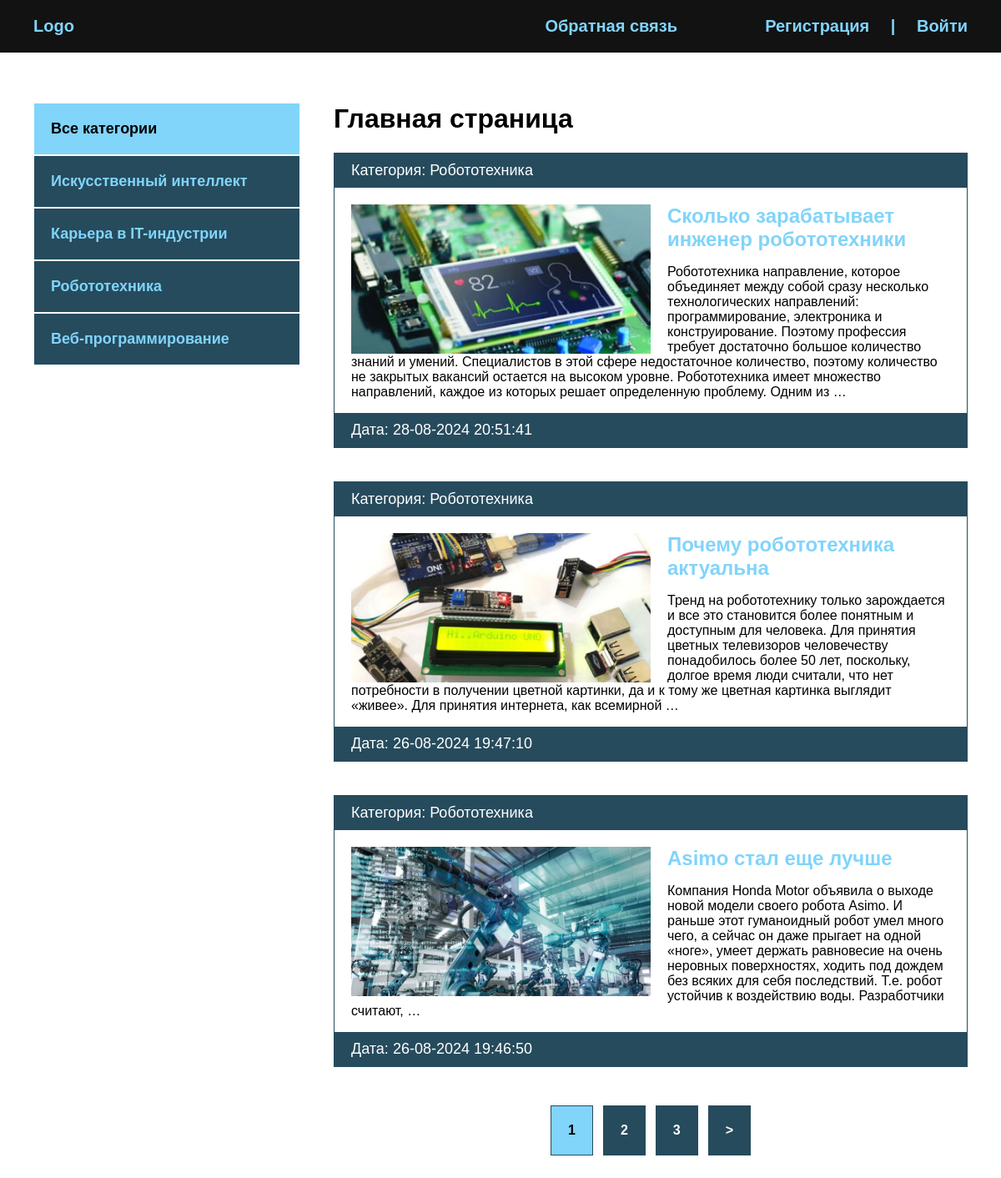
The page / on the database its author committed.
### blog/models.py (models this page shows, shortened)
class Category(models.Model):
    name = models.CharField(max_length=100, verbose_name='Категория')
    slug = models.SlugField(max_length=100, unique=True, verbose_name='URL')
    def get_absolute_url(self):
        return reverse('category', kwargs={'cat_slug': self.slug})
    def __str__(self):
        return self.name
    class Meta:
        verbose_name = "категорию"
        verbose_name_plural = 'категории'

class Blog(models.Model):
    title = models.CharField(max_length=255, verbose_name='Название')
    slug = models.SlugField(max_length=255, unique=True, verbose_name='URL')
    content = models.TextField(blank=True, verbose_name='Контент')
    photo = models.ImageField(upload_to="photo/%Y/%m/%d/", blank=True, verbose_name='Фото')
    time_created = models.DateTimeField(auto_now_add=True, verbose_name='Дата публикации')
    time_update = models.DateTimeField(auto_now=True, verbose_name='Дата обновления')
    is_published = models.BooleanField(default=True, verbose_name='Опубликовано')
    cat = models.ForeignKey('Category', on_delete=models.PROTECT, verbose_name='Категория')
    def get_absolute_url(self):
        return reverse('post', kwargs={'post_slug': self.slug})
    class Meta:
        verbose_name = "новость"
        verbose_name_plural = 'новости'
        ordering = ['-time_created']

### blog/views.py (the view)
# urls.py: path('', BlogHome.as_view(), name='index'),
class BlogHome(DataMixin, ListView):
    model = Blog
    template_name = "blog/index.html"
    context_object_name = 'posts'
    def get_context_data(self, *, object_list=None, **kwargs):
        context = super().get_context_data(**kwargs)
        c_def = self.get_user_context(title="Главная страница")
        return dict(list(context.items()) + list(c_def.items()))
    def get_queryset(self):
        return Blog.objects.filter(is_published=True).select_related('cat')

### blog/utils.py (called while the page is built)
    def get_user_context(self, **kwargs):
        context = kwargs
        cats = Category.objects.annotate(Count('blog'))
        user_menu = menu.copy()
        if not self.request.user.is_authenticated:
            user_menu.pop(0)
        context['menu'] = user_menu
        context['cats'] = cats
        if 'cat_selected' not in context:
            context['cat_selected'] = 0
        return context

### blog/templates/blog/index.html
{% extends 'blog/base.html' %}
{% load static %}
{% block content %}
<h1>{{ title }}</h1>
<ul>
    {% for p in posts %}
    <li>
        <p class="first">Категория: {{ p.cat }}</p>
        <div class="text">
            {% if p.photo %}
            <img src="{{ p.photo.url }}" alt="" class="image">
            {% else %}
            <img src="{% static 'blog/default.jpg' %}" class="image" alt="">
            {% endif %}
            <h2><a href="{{ p.get_absolute_url }}">{{ p.title }}</a></h2>
            <p>{{ p.content|striptags|truncatewords:50 }}</p>
        </div>
        <p class="date">Дата: {{ p.time_update|date:"d-m-Y H:i:s" }}</p>
    </li>
    {% endfor %}
</ul>
{% endblock %}

### blog/templates/blog/base.html (shortened to what this page needs)
<!DOCTYPE html>
{% load static %}
{% load blog_tags %}
<html lang="en">
<head>
    <link rel="stylesheet" href="{% static 'css/style.css' %}">
</head>
<body>
<div class="header">
    <div class="wrap">
        <ul class="mainmenu">
            <li class="logo">
                <a href="{% url 'index' %}">Logo</a>
            </li>
            {% for m in menu %}
            <li class="last">
                <a href="{% url m.url_name %}">{{ m.title }}</a>
            </li>
            {% endfor %}
            {% if request.user.is_authenticated %}
            <li class="last"> {{user.username}} | <form action="{% url 'logout' %}" method="post">
                {% csrf_token %}
                <input type="submit" value="Выйти" class="exit">
            </form></li>
            {% else %}
            <li class="last"><a href="{% url 'register' %}">Регистрация</a> | <a href="{% url 'login' %}">Войти</a></li>
            {% endif %}
        </ul>
    </div>
</div>
<div class="content">
    <div class="wrap">
        <div class="sidebar">
            <ul>
                {% if cat_selected == 0 %}
                <li class="selected">Все категории</li>
                {% else %}
                <li><a href="{% url 'index' %}">Все категории</a></li>
                {% endif %}
                {% for c in cats %}
                    {% if c.blog__count > 0 %}
                        {% if c.pk == cat_selected %}
                        <li class="selected">{{ c.name }}</li>
                        {% else %}
                        <li><a href="{{ c.get_absolute_url }}">{{ c.name }}</a></li>
                        {% endif %}
                    {% endif %}
                {% endfor %}
            </ul>
        </div>
        <div class="main">
            {% block content %}
            {% endblock %}
            {% if page_obj.has_other_pages %}
            <div>
                <ul class="list-pages">
                    {% for p in paginator.page_range %}
                        {% if page_obj.number == p %}
                            <li class="page-num page-num-selected">{{ p }}</li>
                        {% elif p >= page_obj.number|add:-2 and p <= page_obj.number|add:2 %}
                            <li class="page-num">
                                <a href="?page={{p}}">{{ p }}</a>
                            </li>
                        {% endif %}
                    {% endfor %}
                     {% if page_obj.has_next %}
                        <li class="page-num">
                            <a href="?page={{ page_obj.next_page_number }}">&gt;</a>
                        </li>
                    {% endif %}
                </ul>
            </div>
            {% endif %}
        </div>
    </div>
</div>
</body>
</html>

### blog/static/css/style.css (style rules this page uses)
body { margin: 0; padding: 0; background: #264b5d; font-family: Verdana, Geneva, Tahoma, sans-serif; }
.wrap { max-width: 1200px; margin: 0 auto; }
.content .wrap { background: #FFF; padding: 40px; box-sizing: border-box; display: flex; }
ul { list-style: none; margin: 0; padding: 0; }
a { color: #81d4fa; text-decoration: none; padding: 20px; }
.mainmenu { display: flex; align-items: center; font-size: 20px; font-weight: bold; padding: 20px; justify-content: space-between; }
.header { background: #121212; }
.logo { flex-basis: 40%; }
.last { flex-basis: 30%; text-align: right; color: #81d4fa; }
.sidebar ul { width: 320px; margin-right: 40px; margin-top: 20px; }
.sidebar a { padding: 20px; display: block; border: 1px solid #FFF; background: #264b5d; font-weight: bold; font-size: 18px; }
.selected { font-size: 18px; padding: 20px; border: 1px solid #FFF; font-weight: bold; background: #81d4fa; }
.main li { border: 1px solid #264b5d; margin-bottom: 40px; }
.first, .date { padding: 10px 20px; background: #264b5d; font-size: 18px; color: #FFF; margin: 0; }
.image { max-width: 50%; float: left; margin-right: 20px; }
.text { padding: 20px 20px 0; }
.text h2 { margin: 0; }
.text a { padding-left: 0; }
.list-pages { display: flex; justify-content: center; }
.list-pages .page-num-selected { background: #81d4fa; padding: 20px; }
.list-pages a { background: #264b5d; padding: 20px; display: block; color: #FFF; }
.page-num { margin: 6px; font-weight: bold; }

### rows shown on the page
Category: name "Искусственный интеллект"
Category: name "Карьера в IT-индустрии"
Category: name "Робототехника"
Category: name "Веб-программирование"
Blog: cat "Робототехника", photo (picture), title "Сколько зарабатывает инженер робототехники", content "Робототехника направление, которое объединяет между собой сразу несколько технологических направлений: программирование, электроника и конструирование. Поэтому профессия требует достаточно большое количество знаний и умений. Специалистов в этой сфере недостаточное количество, поэтому количество не закрытых вакансий остается на высоком уровне. Робототехника имеет множество направлений, каждое из которых решает определенную проблему. Одним из …", time_update "28-08-2024 20:51:41"
Blog: cat "Робототехника", photo (picture), title "Почему робототехника актуальна", content "Тренд на робототехнику только зарождается и все это становится более понятным и доступным для человека. Для принятия цветных телевизоров человечеству понадобилось более 50 лет, поскольку, долгое время люди считали, что нет потребности в получении цветной картинки, да и к тому же цветная картинка выглядит «живее». Для принятия интернета, как всемирной …", time_update "26-08-2024 19:47:10"
Blog: cat "Робототехника", title "Asimo стал еще лучше", content "Компания Honda Motor объявила о выходе новой модели своего робота Asimo. И раньше этот гуманоидный робот умел много чего, а сейчас он даже прыгает на одной «ноге», умеет держать равновесие на очень неровных поверхностях, ходить под дождем без всяких для себя последствий. Т.е. робот устойчив к воздействию воды. Разработчики считают, …", time_update "26-08-2024 19:46:50"

### other values the page prints
{{ m.title }} "Обратная связь"
{{ title }} "Главная страница"
{{ p }} "1"
{{ p }} "2" "3"
